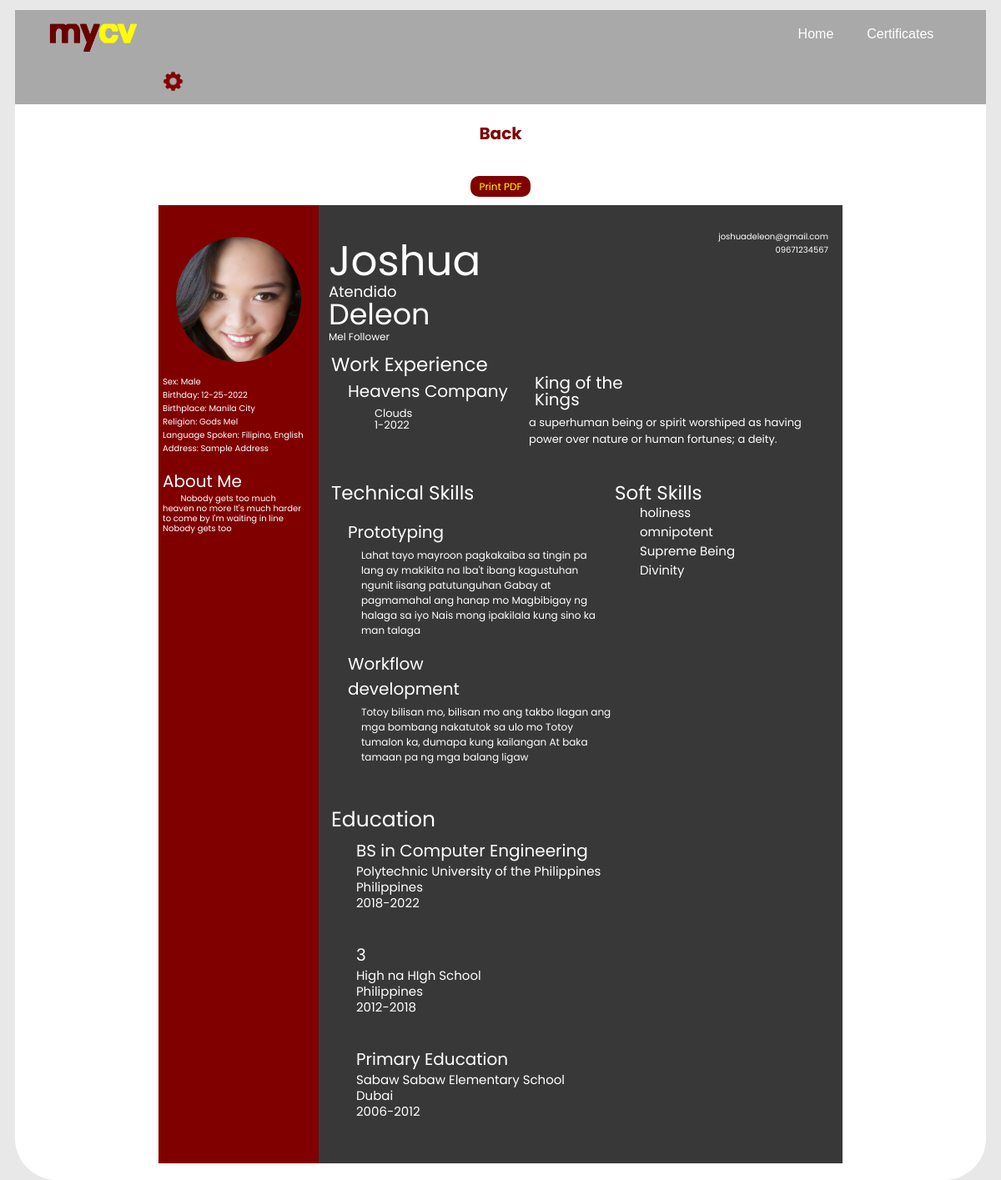
Screenshot of /webfaculty/faculty-studentresume.php?uid=3 with the database file from the repository.
### tables this page shows
CREATE TABLE IF NOT EXISTS `personalinformation` (
  `uid` int(11) NOT NULL AUTO_INCREMENT,
  `profilepic` varchar(100) NOT NULL,
  `firstname` varchar(100) NOT NULL,
  `middlename` varchar(100) NOT NULL,
  `lastname` varchar(100) NOT NULL,
  `studentnumber` varchar(100) NOT NULL,
  `password` varchar(100) NOT NULL,
  `emailaddress` varchar(100) NOT NULL,
  `currentposition` varchar(100) NOT NULL,
  `birthdate` varchar(100) NOT NULL,
  `birthplace` varchar(100) NOT NULL,
  `gender` varchar(100) NOT NULL,
  `mobilenumber` varchar(100) NOT NULL,
  `address` varchar(100) NOT NULL,
  `religion` varchar(100) NOT NULL,
  `language` varchar(100) NOT NULL,
  `aboutme` varchar(5000) NOT NULL,
  `viewcourse` varchar(70) NOT NULL,
  `currentcourse` varchar(500) NOT NULL,
  `school` varchar(500) NOT NULL,
  `iskolar` varchar(200) NOT NULL,
  `bookmark` varchar(100) NOT NULL,
  `resumestatus` int(20) NOT NULL,
  PRIMARY KEY (`uid`)
);

CREATE TABLE IF NOT EXISTS `workexperience` (
  `id` int(11) NOT NULL AUTO_INCREMENT,
  `uid` int(11) NOT NULL,
  `companyname` varchar(100) NOT NULL,
  `country` varchar(100) NOT NULL,
  `year` varchar(100) NOT NULL,
  `vendor` varchar(100) NOT NULL,
  `description` varchar(255) NOT NULL,
  PRIMARY KEY (`id`)
);

CREATE TABLE IF NOT EXISTS `skills` (
  `id` int(11) NOT NULL AUTO_INCREMENT,
  `uid` int(11) NOT NULL,
  `type` varchar(100) NOT NULL,
  `skill` varchar(100) NOT NULL,
  `description` varchar(255) NOT NULL,
  PRIMARY KEY (`id`)
);

CREATE TABLE IF NOT EXISTS `education` (
  `id` bigint(20) NOT NULL AUTO_INCREMENT,
  `uid` bigint(20) NOT NULL,
  `courselevel` varchar(100) NOT NULL,
  `schoolname` varchar(100) NOT NULL,
  `country` varchar(100) NOT NULL,
  `year` varchar(100) NOT NULL,
  PRIMARY KEY (`id`)
);

### webfaculty/faculty-studentresume.php (the view, shortened to what this page needs)
<?php
$uid = $_REQUEST['uid'];
?>
<head>
	<link rel="stylesheet" href="../css/student-resume3.css" />
</head>
<body>
	<div class="header">
		<div class="logo"><a href="faculty-home.php"><img src="../images/mycv.png" width="130px" height="60px"></a></div>
		<div class="home"><a href="faculty-home.php">Home</a></div>
		<div class="certificates"><a href="faculty-bookmarked.php">Certificates</a></div>
		<div class="settings"><input type="image" src="../images/settings.png" alt="settings" width="25px" height="25px" value="settings" onclick="divisionjava()"></div>
	</div>
	<div class="content">
			<center>
			<center><div class="back"><form><a onclick="history.back()" style="cursor:pointer;">Back</a></form></div><br>
			<input class="printbutton" type="button" value="Print PDF" onclick="print()" />
<?php
$result=mysql_query("SELECT * FROM personalinformation WHERE uid='$uid'");
	while($test = mysql_fetch_array($result)){
?>
	  <div class="container" id="demo">
		<div class="table-row">
		 <div class="table-cell">
			<div class="avatar">
				<div><center><img src="../<?echo $test['profilepic'];?>" alt="Avatar" width="150" height="150"></center></div><br>
			</div>
			<div class="info">
				Sex: <?echo $test['gender'];?><br>
				Birthday: <?echo $test['birthdate'];?><br>
				Birthplace: <?echo $test['birthplace'];?><br>
				Religion: <?echo $test['religion'];?><br>
				Language Spoken: <?echo $test['language'];?><br>
				Address: <?echo $test['address'];?><br><br>
			</div>
			<div>
				<div class="about">About Me</div>
				<div class="p">&nbsp;&nbsp;&nbsp;&nbsp;&nbsp;&nbsp;&nbsp;&nbsp;<?echo $test['aboutme'];?>
				</div>
			</div>
		 </div>
		 <div class="table-cell2">
			<div class="box1">
				<div class="pepito"><?echo $test['firstname'];?></div>
				<div class="venancio"><?echo $test['middlename'];?></div>
				<div class="manaloto"><?echo $test['lastname'];?></div>
				<div class="course"><?echo $test['currentposition'];?></div>
			</div>
			<div class="box2">
				<div><?echo $test['emailaddress'];?></div>
				<div><?echo $test['mobilenumber'];?></div>
			</div>
			<?}?>
			<div>
				<table class="con" width="100%" border="0"style="color:white;" style="margin-top:50px;">
					<div>
						<thead>
							<td><div class="work">Work Experience</div></td>
							<td></td>
						</thead>
							<tbody>
								<?php
									$workexpquery=mysql_query("SELECT * FROM workexperience  WHERE uid='$uid' ORDER BY year DESC");
										while($workexp = mysql_fetch_array($workexpquery)){
											echo"<tr>";
											echo"<td width='25%'><div class='company'>".$workexp['companyname']."</div></td>";
											echo"<td width='75%'><div class='ganap'>".$workexp['vendor']."</div></td>";
											echo"</tr>";
											echo"<tr>";
											echo"<td><div class='detail1'>".$workexp['country']."</div></td>";
											echo"<td rowspan='4'><div class='detail2'>".$workexp['description']."</div></td>";
											echo"</tr>";
											echo"<tr><td><div class='detail1'>".$workexp['year']."</div></td></tr>";
											echo"<tr><td><div class='detail1'>&nbsp;</div></td></tr>";
											echo"<tr><td><div class='detail1'>&nbsp;</div></td></tr>";
										}
								?>
							</tbody>
					</div>
				</table>
				<br><br>
				<table class="con" border="0"style="color:white;">
					<div>
						<thead>
							<td><div class="techskills">Technical Skills</div></td>
							<td><div class="skills">Soft Skills</div></td>
						</thead>
							<tbody>
								<tr>
									<td><div class="graphics"></div></td>
									<td rowspan="500" id="top"><div class="fastlearner">
									<?php
									$skillsquery=mysql_query("SELECT * FROM skills WHERE type='soft' and uid='$uid'");
										while($skillsres = mysql_fetch_array($skillsquery)){
											echo $skillsres['skill']."<br>";
										}
									?>
								</div></td>
								</tr>
								<?php
									$skillstechquery=mysql_query("SELECT * FROM skills WHERE type='technical' and uid='$uid'");
										while($skillstechres = mysql_fetch_array($skillstechquery)){
											echo "<tr><td><div class='graphics'>".$skillstechres['skill']."</div></td></tr>";
											echo "<tr><td><div class='samplemsg'>".$skillstechres['description']."</div></td></tr>";
										}
								?>
					</div>
				</table>
				<br><br>
				<table class="con"style="color:white;" border="0">
					<div>
						<thead>
							<td><div class="educ">Education</div></td>
						</thead>
							<tbody>
								<?php
									$educationquery=mysql_query("SELECT * FROM education  WHERE uid='$uid' ORDER BY year DESC");
										while($educationres = mysql_fetch_array($educationquery)){
											echo "<tr><td><div class='details3'>".$educationres['courselevel']."</div></td></tr>";
											echo "<tr><td><div class='details4'>".$educationres['schoolname']."</div></td></tr>";
											echo "<tr><td><div class='details4'>".$educationres['country']."</div></td></tr>";
											echo "<tr><td><div class='details4'>".$educationres['year']."</div></td></tr>";
											echo "<tr><td><div class='details3'> &nbsp;</div></td></tr>";
										}
								?>
					</div>
				</table>
			</div>
		 </div>
		</div>
	  </div>
	</div>
  </body>
</html>

### css/student-resume3.css (style rules this page uses)
* { box-sizing: border-box; }
.header { overflow: hidden; background-color: #A9A9A9; max-width: 100%; min-height: 60px; }
.logo { float: left; padding: 1px; margin: 0 0 0 30px; }
.home { font-size: 16px; font-family: Poppins Bold, Arial; float: left; padding: 20px; margin: 0 0 0 65% ; }
.certificates { font-size: 16px; font-family: Poppins Bold, Arial; float: left; padding: 20px; margin: 0 0 0 0; }
.settings { font-size: 15px; float: left; color: black; padding: 15px; margin: 0 0 0 0 ; }
.settings input { border-radius: 50%; position: relative; display: flex; }
.logo, .home, .certificates, .settings { display: inline-block; }
.home a, .certificates a { float: left; color: white; text-decoration: none; transition:0.3s; }
body { margin: 1% auto auto auto; color: maroon; text-align: center; font-family: Poppins; font-size: 10px; width: 97%; background-color: #E8E8E8; }
.content { background-color: white; padding: 20px; justify-content: center; align-items: center; width: 100%; border-bottom-left-radius:50px; border-bottom-right-radius:50px; }
.container { clear: both; display: table; width: 820px; align-items: center; }
.table-row { display: table-row; height: 900px; }
.table-cell { background: maroon; color: white; text-align: left; display: table-cell; padding: 5px; width:1%; }
img { border-radius: 50%; position: relative; display: flex; }
.info { width: 180px; }
.about { font-size: 20px; width: 100px; }
.p { width: 170px; bottom: 20px; line-height: 12px; }
.table-cell2 { background: #383838; color: white; text-align: left; display: table-cell; padding: 12px; width:30%; }
.box1 { float: left; width: 150px; height: 140px; margin: 5px position: relative; margin-top:18px; margin-bottom:10px; }
.pepito { font-size: 50px; width: 30px; }
.venancio { font-size: 18px; width: 50px; position: relative; bottom: 15px; }
.manaloto { font-size: 35px; width: 50px; position: relative; bottom: 28px; }
.course { font-size: 12px; width: 150px; position: relative; bottom: 36px; }
.box2 { float: right; text-align: right; width: 150px; height: 140px; margin: 5px; position: relative; margin-top:18px; }
.work { font-size: 23px; margin-left: 0em; line-height: 16px; }
.company { font-size: 20px; margin-left: 1em; line-height: 20px; width: 200px; }
.ganap { font-size: 20px; margin-left: 1em; line-height: 20px; width: 150px; }
.detail1 { font-size: 13px; margin-left: 4em; line-height: 10px; width: 150px; position: relative; bottom: 2px; }
.detail2 { font-size: 13px; margin-left: 1em; width: 95%; position: relative; bottom: 2px; }
.techskills { font-size: 23px; margin-left: 0em; line-height: 16px; width: 200px; }
.graphics { font-size: 20px; margin-left: 1em; width: 150px; position: relative; }
.samplemsg { font-size: 12px; margin-left: 3em; margin-bottom: 1em; width: 300px; }
.skills { font-size: 23px; margin-left: 0em; line-height: 16px; width: 200px; }
.fastlearner { margin-left: 2em; width: 150px; font-size: 15px; vertical-align: text-top; }
td#top { vertical-align: text-top; }
.educ { font-size: 25px; margin-left: 0em; position: relative; bottom: 3px; width: 150px; }
.details3 { font-size: 20px; margin-left: 1.5em; width: 500px; position: relative; bottom: 4px; }
.details4 { font-size: 15px; margin-left: 2em; line-height: 15px; width: 500px; position: relative; bottom: 6px; }

### webfaculty/faculty-studentresume.php (style rules this page uses)
.printbutton { font-family:Poppins; color:yellow; background-color:maroon; border:0px; height:25px; font-size:12px; padding-top:3px; padding-left:10px; padding-right:10px; padding-bottom:3px; margin-bottom:10px; border-radius:10px; transition:0.3s; }
.back { font-size:20px; text-decoration:none; font-weight:bold; }

### rows the page displays
personalinformation: profilepic (picture), gender "Male", birthdate "12-25-2022", birthplace "Manila City", religion "Gods Mel", language "Filipino, English", address "Sample Address", aboutme "Nobody gets too much heaven no more It's much harder to come by I'm waiting in line Nobody gets too", firstname "Joshua", middlename "Atendido", lastname "Deleon", currentposition "Mel Follower", emailaddress "joshuadeleon@gmail.com", mobilenumber "09671234567"
workexperience: companyname "Heavens Company", vendor "King of the Kings", country "Clouds", description "a superhuman being or spirit worshiped as having power over nature or human fortunes; a deity.", year "1-2022"
skills: skill "holiness"
skills: skill "omnipotent"
skills: skill "Supreme Being"
skills: skill "Divinity"
skills: skill "Prototyping", description "Lahat tayo mayroon pagkakaiba sa tingin pa lang ay makikita na Iba't ibang kagustuhan ngunit iisang patutunguhan Gabay at pagmamahal ang hanap mo Magbibigay ng halaga sa iyo Nais mong ipakilala kung sino ka man talaga"
skills: skill "Workflow development", description "Totoy bilisan mo, bilisan mo ang takbo Ilagan ang mga bombang nakatutok sa ulo mo Totoy tumalon ka, dumapa kung kailangan At baka tamaan pa ng mga balang ligaw"
education: courselevel "BS in Computer Engineering", schoolname "Polytechnic University of the Philippines", country "Philippines", year "2018-2022"
education: courselevel "3", schoolname "High na HIgh School", country "Philippines", year "2012-2018"
education: courselevel "Primary Education", schoolname "Sabaw Sabaw Elementary School", country "Dubai", year "2006-2012"
